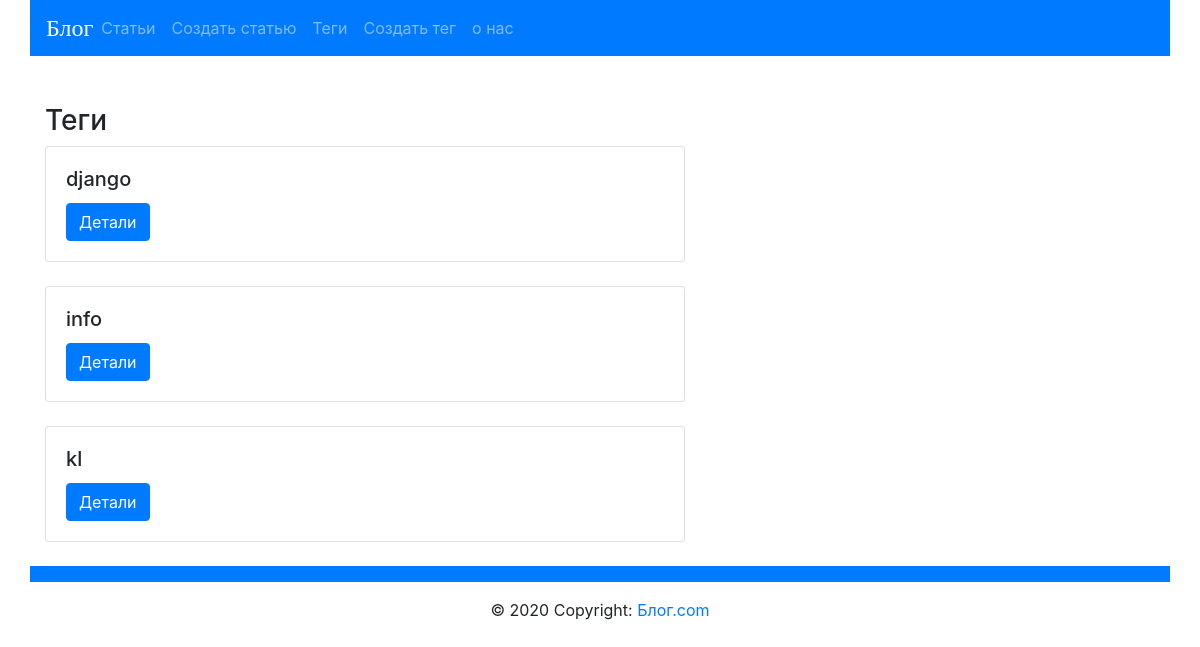
The page /blog/tag/ on the database as committed earlier.
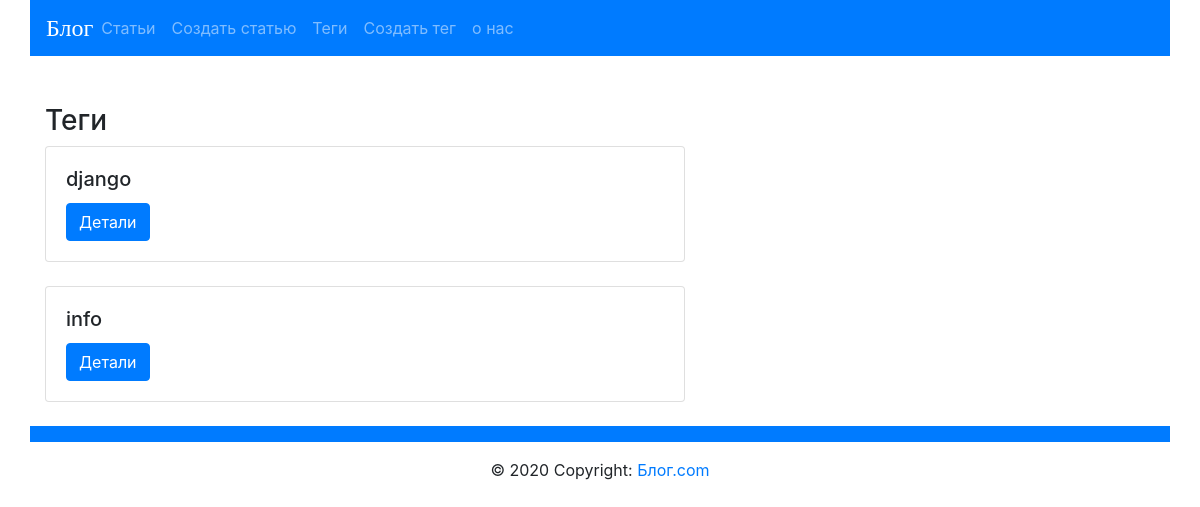
The same page on the database as committed later.
### blog/models.py (models this page shows, shortened)
class Tag(models.Model):
    title=models.CharField(max_length=50,unique=True)
    slug = models.SlugField(max_length=50,unique=True,blank=True)
    def get_absolute_url(self):
        return reverse("tag_detail_url", kwargs={"slug": self.slug})
    def get_update_url(self):
        return reverse( "tag_update_url", kwargs={"slug": self.slug})
    def get_delete_url(self):
        return reverse( "tag_delete_url", kwargs={"slug": self.slug})

### blog/views.py (the view)
# urls.py: path('tag/',tags_list, name='tags_list_url'),
def tags_list(request):
    tags= Tag.objects.all()
    templ_for_create = '/blog/tag/create/'
    return render(request, 'blog/tags_list.html',context={"tags":tags,"templ_for_create":templ_for_create})

### blog/templates/blog/tags_list.html (shortened to what this page needs)
{% extends "blog/base_blog.html" %}
{% block content %}
    <h3 class="mt-5">Теги</h3>
       {% for tag in tags %}
            <div class="card" style="width: 40rem;">
                <div class="card-body">
                    <h5 class="card-title">{{tag.title}}</h5>
                    <a href="{{tag.get_absolute_url}}" class="btn btn-primary">Детали</a>
                </div>
            </div>
         <br>
        {% endfor %}
{% endblock %}

Rows that differ between the two databases and show on the page:
removed Tag: title "kl"
